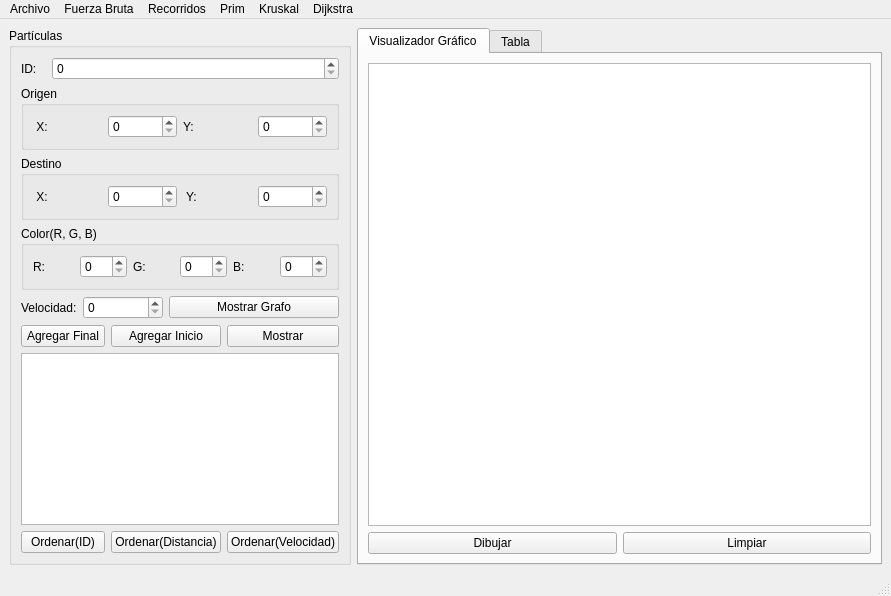
<?xml version="1.0" encoding="UTF-8"?>
<ui version="4.0">
 <class>MainWindow</class>
 <widget class="QMainWindow" name="MainWindow">
  <property name="geometry">
   <rect>
    <x>0</x>
    <y>0</y>
    <width>891</width>
    <height>596</height>
   </rect>
  </property>
  <property name="windowTitle">
   <string>MainWindow</string>
  </property>
  <widget class="QWidget" name="centralwidget">
   <layout class="QGridLayout" name="gridLayout_5">
    <item row="0" column="1">
     <widget class="QTabWidget" name="tabWidget">
      <property name="currentIndex">
       <number>0</number>
      </property>
      <widget class="QWidget" name="tab">
       <attribute name="title">
        <string>Visualizador Gráfico</string>
       </attribute>
       <layout class="QGridLayout" name="gridLayout_3">
        <item row="1" column="0">
         <widget class="QPushButton" name="Dibujar_pushButton">
          <property name="text">
           <string>Dibujar</string>
          </property>
         </widget>
        </item>
        <item row="0" column="0" colspan="2">
         <widget class="QGraphicsView" name="graphicsView"/>
        </item>
        <item row="1" column="1">
         <widget class="QPushButton" name="Limpiar_pushButton">
          <property name="text">
           <string>Limpiar</string>
          </property>
         </widget>
        </item>
       </layout>
      </widget>
      <widget class="QWidget" name="tab_2">
       <attribute name="title">
        <string>Tabla</string>
       </attribute>
       <layout class="QGridLayout" name="gridLayout_4">
        <item row="0" column="0" colspan="3">
         <widget class="QTableWidget" name="Tabla"/>
        </item>
        <item row="1" column="0">
         <widget class="QLineEdit" name="id_lineEdit">
          <property name="placeholderText">
           <string>ID de la Particula</string>
          </property>
         </widget>
        </item>
        <item row="1" column="1">
         <widget class="QPushButton" name="buscar_pushButton">
          <property name="text">
           <string>Buscar</string>
          </property>
         </widget>
        </item>
        <item row="1" column="2">
         <widget class="QPushButton" name="Mostrar_tabla_pushButton">
          <property name="text">
           <string>Mostrar</string>
          </property>
         </widget>
        </item>
       </layout>
      </widget>
     </widget>
    </item>
    <item row="0" column="0">
     <widget class="QGroupBox" name="groupBox">
      <property name="title">
       <string>Partículas</string>
      </property>
      <layout class="QGridLayout" name="gridLayout_7">
       <item row="6" column="0" colspan="6">
        <widget class="QPlainTextEdit" name="Salida"/>
       </item>
       <item row="7" column="0" colspan="3">
        <widget class="QPushButton" name="ord_id_pushButton">
         <property name="text">
          <string>Ordenar(ID)</string>
         </property>
        </widget>
       </item>
       <item row="3" column="0" colspan="6">
        <widget class="QGroupBox" name="groupBox_2">
         <property name="title">
          <string>Color(R, G, B)</string>
         </property>
         <layout class="QGridLayout" name="gridLayout">
          <item row="0" column="3">
           <widget class="QLabel" name="label_5">
            <property name="text">
             <string>G:</string>
            </property>
           </widget>
          </item>
          <item row="0" column="4">
           <widget class="QSpinBox" name="Green_spinBox">
            <property name="maximum">
             <number>255</number>
            </property>
           </widget>
          </item>
          <item row="0" column="0">
           <widget class="QLabel" name="label_4">
            <property name="text">
             <string>R:</string>
            </property>
           </widget>
          </item>
          <item row="0" column="5">
           <widget class="QLabel" name="label_6">
            <property name="text">
             <string>B:</string>
            </property>
           </widget>
          </item>
          <item row="0" column="6">
           <widget class="QSpinBox" name="Blue_spinBox">
            <property name="maximum">
             <number>255</number>
            </property>
           </widget>
          </item>
          <item row="0" column="1">
           <widget class="QSpinBox" name="Red_spinBox">
            <property name="maximum">
             <number>255</number>
            </property>
           </widget>
          </item>
         </layout>
        </widget>
       </item>
       <item row="5" column="3" colspan="2">
        <widget class="QPushButton" name="Agregar_Inicio_pushButton">
         <property name="text">
          <string>Agregar Inicio</string>
         </property>
        </widget>
       </item>
       <item row="5" column="0" colspan="3">
        <widget class="QPushButton" name="Agregar_Final_pushButton">
         <property name="text">
          <string>Agregar Final</string>
         </property>
        </widget>
       </item>
       <item row="7" column="3" colspan="2">
        <widget class="QPushButton" name="ord_dis_pushButton">
         <property name="text">
          <string>Ordenar(Distancia)</string>
         </property>
        </widget>
       </item>
       <item row="5" column="5">
        <widget class="QPushButton" name="Mostrar_pushButton">
         <property name="text">
          <string>Mostrar</string>
         </property>
        </widget>
       </item>
       <item row="7" column="5">
        <widget class="QPushButton" name="ord_vel_pushButton">
         <property name="text">
          <string>Ordenar(Velocidad)</string>
         </property>
        </widget>
       </item>
       <item row="0" column="1" colspan="5">
        <widget class="QSpinBox" name="id_spinBox">
         <property name="maximum">
          <number>1000000000</number>
         </property>
        </widget>
       </item>
       <item row="4" column="2" colspan="2">
        <widget class="QSpinBox" name="Velocidad_spinBox">
         <property name="maximum">
          <number>1000000000</number>
         </property>
        </widget>
       </item>
       <item row="4" column="0" colspan="2">
        <widget class="QLabel" name="label_3">
         <property name="text">
          <string>Velocidad:</string>
         </property>
        </widget>
       </item>
       <item row="2" column="0" colspan="6">
        <widget class="QGroupBox" name="groupBox_3">
         <property name="title">
          <string>Destino</string>
         </property>
         <layout class="QGridLayout" name="gridLayout_2">
          <item row="0" column="0">
           <widget class="QLabel" name="label">
            <property name="text">
             <string> X:</string>
            </property>
           </widget>
          </item>
          <item row="0" column="1">
           <widget class="QSpinBox" name="Destinox_spinBox">
            <property name="maximum">
             <number>500</number>
            </property>
           </widget>
          </item>
          <item row="0" column="2">
           <widget class="QLabel" name="label_2">
            <property name="text">
             <string> Y:</string>
            </property>
           </widget>
          </item>
          <item row="0" column="3">
           <widget class="QSpinBox" name="Destinoy_spinBox">
            <property name="maximum">
             <number>500</number>
            </property>
           </widget>
          </item>
         </layout>
        </widget>
       </item>
       <item row="0" column="0">
        <widget class="QLabel" name="label_7">
         <property name="text">
          <string>ID:</string>
         </property>
        </widget>
       </item>
       <item row="1" column="0" colspan="6">
        <widget class="QGroupBox" name="groupBox_4">
         <property name="title">
          <string>Origen</string>
         </property>
         <layout class="QGridLayout" name="gridLayout_6">
          <item row="0" column="0">
           <widget class="QLabel" name="label_8">
            <property name="text">
             <string> X:</string>
            </property>
           </widget>
          </item>
          <item row="0" column="1">
           <widget class="QSpinBox" name="Origenx_spinBox">
            <property name="maximum">
             <number>500</number>
            </property>
           </widget>
          </item>
          <item row="0" column="2">
           <widget class="QLabel" name="label_9">
            <property name="text">
             <string>Y:</string>
            </property>
           </widget>
          </item>
          <item row="0" column="3">
           <widget class="QSpinBox" name="Origeny_spinBox">
            <property name="maximum">
             <number>500</number>
            </property>
           </widget>
          </item>
         </layout>
        </widget>
       </item>
       <item row="4" column="4" colspan="2">
        <widget class="QPushButton" name="mostrar_grafo_pushButton">
         <property name="text">
          <string>Mostrar Grafo</string>
         </property>
        </widget>
       </item>
      </layout>
     </widget>
    </item>
   </layout>
  </widget>
  <widget class="QMenuBar" name="menubar">
   <property name="geometry">
    <rect>
     <x>0</x>
     <y>0</y>
     <width>891</width>
     <height>21</height>
    </rect>
   </property>
   <widget class="QMenu" name="menuArchivo">
    <property name="title">
     <string>Archivo</string>
    </property>
    <addaction name="actionAbrir"/>
    <addaction name="actionGuardar"/>
   </widget>
   <widget class="QMenu" name="menuFuerza_Bruta">
    <property name="title">
     <string>Fuerza Bruta</string>
    </property>
    <addaction name="actionMostrar_particulas"/>
    <addaction name="actionEjecutar_Algoritmo"/>
   </widget>
   <widget class="QMenu" name="menuRecorridos">
    <property name="title">
     <string>Recorridos</string>
    </property>
    <addaction name="actionProfundidad"/>
    <addaction name="actionAnchura"/>
   </widget>
   <widget class="QMenu" name="menuPrim">
    <property name="title">
     <string>Prim</string>
    </property>
    <addaction name="actionMostrar_Grafo_P"/>
    <addaction name="actionEjecutar_algoritmo_Prim"/>
   </widget>
   <widget class="QMenu" name="menuKruskal">
    <property name="title">
     <string>Kruskal</string>
    </property>
    <addaction name="actionMostrar_Grafo_K"/>
    <addaction name="actionEjecutar_algoritmo_K"/>
   </widget>
   <widget class="QMenu" name="menuDijkstra">
    <property name="title">
     <string>Dijkstra</string>
    </property>
    <addaction name="actionMostrar_Grafo_D"/>
    <addaction name="actionEjecutar_algoritmo_D"/>
   </widget>
   <addaction name="menuArchivo"/>
   <addaction name="menuFuerza_Bruta"/>
   <addaction name="menuRecorridos"/>
   <addaction name="menuPrim"/>
   <addaction name="menuKruskal"/>
   <addaction name="menuDijkstra"/>
  </widget>
  <widget class="QStatusBar" name="statusbar"/>
  <action name="actionAbrir">
   <property name="text">
    <string>Abrir</string>
   </property>
   <property name="shortcut">
    <string>Ctrl+O</string>
   </property>
  </action>
  <action name="actionGuardar">
   <property name="text">
    <string>Guardar</string>
   </property>
   <property name="shortcut">
    <string>Ctrl+S</string>
   </property>
  </action>
  <action name="actionMostrar_particulas">
   <property name="text">
    <string>Mostrar particulas</string>
   </property>
  </action>
  <action name="actionEjecutar_Algoritmo">
   <property name="text">
    <string>Ejecutar Algoritmo</string>
   </property>
  </action>
  <action name="actionProfundidad">
   <property name="text">
    <string>Profundidad</string>
   </property>
  </action>
  <action name="actionAnchura">
   <property name="text">
    <string>Anchura</string>
   </property>
  </action>
  <action name="actionMostrar_Grafo_P">
   <property name="text">
    <string>Mostrar Grafo</string>
   </property>
  </action>
  <action name="actionMostrar_Grafo_K">
   <property name="text">
    <string>Mostrar Grafo</string>
   </property>
  </action>
  <action name="actionEjecutar_algoritmo_Prim">
   <property name="text">
    <string>Ejecutar algoritmo</string>
   </property>
  </action>
  <action name="actionEjecutar_algoritmo_K">
   <property name="text">
    <string>Ejecutar algoritmo</string>
   </property>
  </action>
  <action name="actionMostrar_Grafo_D">
   <property name="text">
    <string>Mostrar Grafo</string>
   </property>
  </action>
  <action name="actionEjecutar_algoritmo_D">
   <property name="text">
    <string>Ejecutar algoritmo</string>
   </property>
  </action>
 </widget>
 <resources/>
 <connections/>
</ui>
